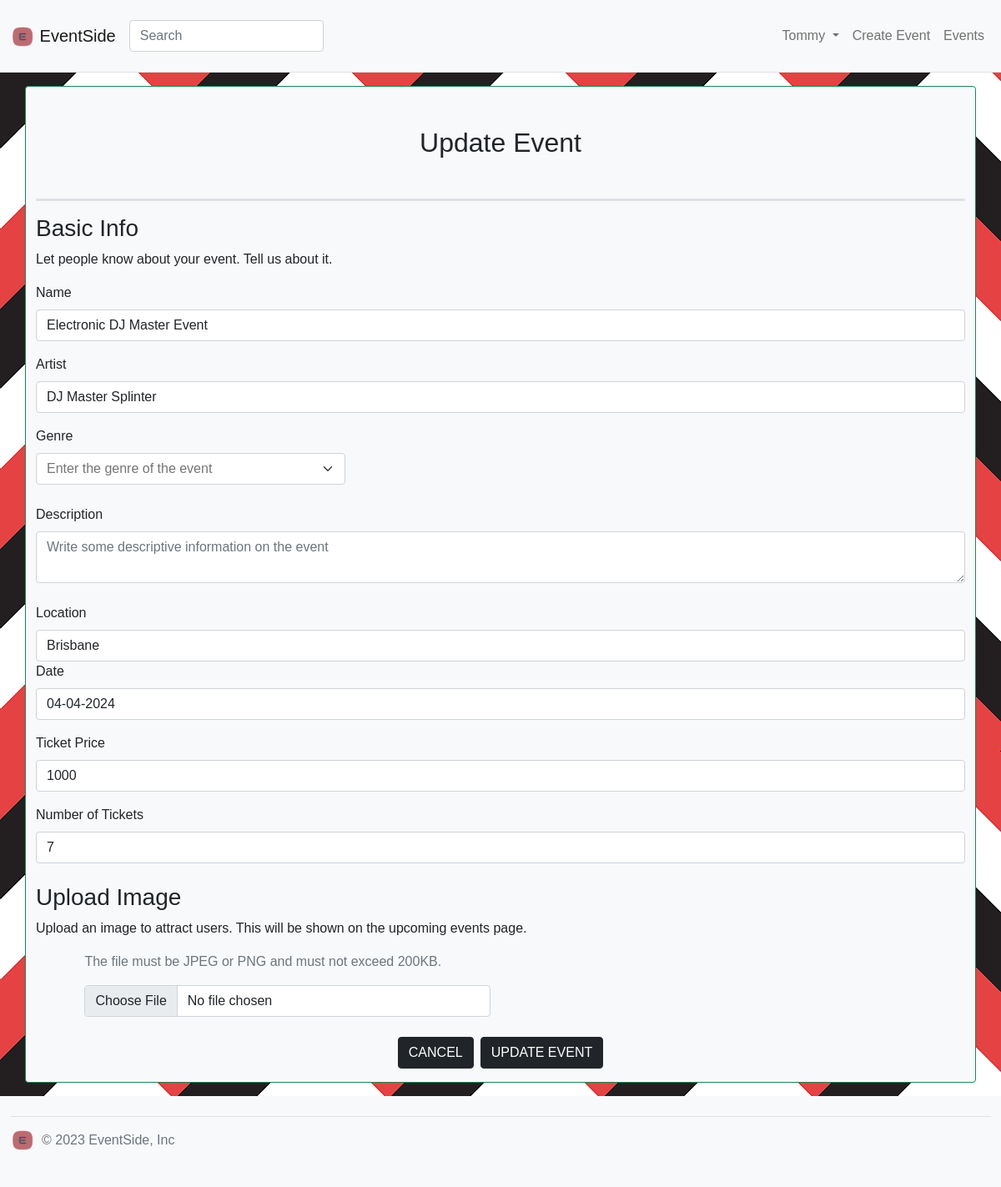
The page /events/update/1 (signed in) on the database its author committed.
### website/models.py (models this page shows)
class User(db.Model, UserMixin):
    __tablename__='users'
    id = db.Column(db.Integer, primary_key=True, unique=True)
    name = db.Column(db.String(100), index=True, nullable=False)
    emailid = db.Column(db.String(100), index=True, nullable=False, unique=True)
    password_hash = db.Column(db.String(255), nullable=False)
    contact_number = db.Column(db.String(11))
    comments = db.relationship('Comment', backref='user')

class Event(db.Model):
    __tablename__ = 'events'
    id = db.Column(db.Integer, primary_key=True)
    name = db.Column(db.String(80))
    description = db.Column(db.String(200))
    image = db.Column(db.String(400))
    location = db.Column(db.String(50))
    genre = db.Column(db.String(50))
    artist = db.Column(db.String(50))
    _status = db.Column('status', db.String(20), default="OPEN")
    date = db.Column(db.String(10))
    number_of_tickets = db.Column(db.Integer)
    ticket_price = db.Column(db.Integer)
    user_id = db.Column(db.Integer, db.ForeignKey('users.id'))
    comments = db.relationship('Comment', backref='event')
    @property
    def status(self):
        event_date = datetime.strptime(self.date, "%d-%m-%Y").date()
        today = datetime.now().date()
        if event_date < today:
            return "INACTIVE"
        return self._status
    @status.setter
    def status(self, value):
        self._status = value

### website/event.py (the view)
@bp.route('/update/<id>', methods=['GET', 'POST'])
@login_required
def update(id):
    event = Event.query.get_or_404(id)
    form = EventForm()
    if current_user.id != event.user_id:
        flash('You are not authorized to update this event', 'danger')
        return redirect(url_for('event.my_events'))
    if form.validate_on_submit():
        db_file_path = check_upload_file(form)
        event.name = form.name.data
        event.location = form.location.data
        event.genre = form.genre.data
        event.artist = form.artist.data
        event.date = form.date.data
        event.description = form.description.data
        event.image = db_file_path
        event.ticket_price = form.ticket_price.data
        event.number_of_tickets = form.number_of_tickets.data
        db.session.commit()
        flash('Event updated successfully', 'success')
        return redirect(url_for('event.show', id=id))
    else:
        flash('Failed to update event. Please check the form for errors.', 'danger')
    return render_template('updateEvent.html', form=form, event=event)

### website/__init__.py (called while the page is built)
def create_app():
    bootstrap = Bootstrap5(app)
    app.secret_key='wWW07KyIZIx2lDnaK5LYeHmtEXORydZa'
    app.config['SQLALCHEMY_DATABASE_URI']='sqlite:///eventdb.sqlite'
    db.init_app(app)
    login_manager = LoginManager()
    login_manager.login_view='auth.login'
    login_manager.init_app(app)
    from .models import User  # Importing here to avoid circular references
    @login_manager.user_loader
    def load_user(user_id):
        return User.query.get(int(user_id))
    from . import views
    app.register_blueprint(views.mainbp)
    from . import event
    app.register_blueprint(event.bp)
    from . import auth
    app.register_blueprint(auth.bp)
    return app

### website/templates/updateEvent.html (shortened to what this page needs)
{% extends 'base.html' %} {% import "bootstrap5/form.html" as wtf %} {% block content %}
<main>
  <div class="container bg-light rounded border border-dark-subtle border-success border-opacity-25 my-3">
    <h2 class="my-5 text-center">Update Event</h2>
    <div class="container mt-3 mb-3 border-bottom border-dark-subtle border-3 rounded-pill"></div>
    <form
      method="POST"
      form="form"
      action="{{ url_for('event.update', id=event.id) }}"
      enctype="multipart/form-data"
    >
      <div>
        <h3>Basic Info</h3>
        <p>Let people know about your event. Tell us about it.</p>
          <div class="mb-3">
            <div class="form-group">
              {{ form.name.label(class_="form-label label-custom") }} {{
              form.name(class_="form-control input-text", placeholder="Be clear
              and descriptive...", value=event.name) }}
            </div>
          </div>
          <div class="mb-3">
            {{ form.artist.label(class_="form-label label-custom") }} {{
            form.artist(class_="form-control input-text", placeholder="Specify
            the artist/s...", value=event.artist) }}
          </div>
          <div class="col-md-4 mb-3">
            {{ form.genre.label(class_="form-label label-custom") }} {{
            form.genre(class_="form-select input-text") }}
          </div>
          <div class="mt-4">
            {{ form.description.label(class_="form-label label-custom") }} {{
            form.description(class_="form-control input-text") }}
          </div>
      </div>
        <div class="mt-4">
          <div class="form-group">
            {{ form.location.label(class_="form-label label-custom") }} {{
            form.location(class_="form-control input-text", placeholder="Specify
            the location...", value=event.location) }}
          </div>
        </div>
        <div class="mb-3">
          <div class="form-group">
            {{ form.date.label(class_="form-label label-custom") }} {{
            form.date(class_="form-control input-text", placeholder="Specify the
            date...", value=event.date) }}
          </div>
        </div>
        <div class="mb-3">
          <div class="form-group">
            {{ form.ticket_price.label(class_="form-label label-custom") }} {{
            form.ticket_price(class_="form-control input-text",
            placeholder="Specify the ticket price...", value=event.ticket_price)
            }}
          </div>
        </div>
        <div class="mb-3">
          <div class="form-group">
            {{ form.number_of_tickets.label(class_="form-label label-custom") }}
            {{ form.number_of_tickets(class_="form-control input-text",
            placeholder="Specify the number of tickets...",
            value=event.number_of_tickets) }}
          </div>
        </div>
        <h3 class="mt-4">Upload Image</h3>
        <p>
          Upload an image to attract users. This will be shown on the upcoming
          events page.
        </p>
        <div class="container col-sm-11 mb-4">
          <div class="row mb-3 align-items-center">
            <div class="col-md-6">
              <p class="text-muted">
                The file must be JPEG or PNG and must not exceed 200KB.
              </p>
              {{ form.image(class_="form-control", aria_label="file example",
              value=event.image) }}
            </div>
          </div>
        </div>
      <div class="d-grid gap-2 d-flex justify-content-center">
        <a href="{{ url_for('event.show', id=event.id) }}" class="btn btn-dark btn-md">CANCEL</a>
        <input type="submit" class="btn btn-dark btn-md" value="UPDATE EVENT" />
      </div>
    </form>
  </div>
</main>
{% endblock %}

### website/templates/base.html (shortened to what this page needs)
<html>
  <head>
    <link
      href="https://cdn.jsdelivr.net/npm/bootstrap@5.0.0-beta3/dist/css/bootstrap.min.css"
      rel="stylesheet"
    />
    <link rel="stylesheet" type="text/css" href="../static/css/style.css" />
  </head>
  <body>
    <header class="bg-light border-bottom">
      <nav class="navbar navbar-expand-lg navbar-light bg-light">
        <div class="container-fluid">
          <a class="navbar-brand" href="/">
            <img
              src="/static/images/EventSideIMG.png"
              alt="Logo"
              width="30"
              height="24"
              class="d-inline-block align-text-top"
            />
            EventSide
          </a>
          <form
            class="form-inline pt-3"
            action="{{ url_for('main.search') }}"
            method="GET"
          >
            <input
              class="form-control"
              type="search"
              name="search"
              placeholder="Search"
              aria-label="Search"
            />
          </form>
          <div
            class="collapse navbar-collapse justify-content-end"
            id="navbarSupportedContent"
          >
            <div class="navbar-nav ml-auto">
              {% if current_user.is_authenticated %}
              <div class="nav-item dropdown">
                <a
                  class="nav-link dropdown-toggle"
                  href="#"
                  id="navbarDropdown"
                  role="button"
                  data-bs-toggle="dropdown"
                  aria-expanded="false"
                >
                  {{ current_user.name }}
                </a>
              </div>
              <a class="nav-item nav-link" href="{{ url_for('event.create') }}"
                >Create Event</a
              >
              {% endif %}
              <a class="nav-item nav-link" href="{{ url_for('main.index') }}"
                >Events</a
              >
            </div>
          </div>
        </div>
      </nav>
    </header>
    {% block content %} {% endblock %}
    <div class="container-fluid bg-light pb-1 ">
      <footer
        class="d-flex flex-wrap justify-content-between align-items-center py-3 my-4 border-top w-100"
      >
        <div class="col-md-4 d-flex align-items-center">
          <a
            href="/"
            class="mb-3 me-2 mb-md-0 text-muted text-decoration-none lh-1"
          >
            <img
              src="../static/images/EventSideIMG.png"
              alt="Logo"
              width="30"
              height="24"
              class="d-inline-block align-text-top"
            />
          </a>
          <span class="mb-3 mb-md-0 text-muted">© 2023 EventSide, Inc</span>
        </div>
      </footer>
    </div>
  </body>
</html>

### website/static/css/style.css (style rules this page uses)
body { background-image: url(../images/backgroundpattern.png); font-family: "Arial", sans-serif; min-height: 100vh; display: flex; flex-direction: column; }

### rows shown on the page
User: name "Tommy"
Event: name "Electronic DJ Master Event", artist "DJ Master Splinter", location "Brisbane", date "04-04-2024", ticket_price "1000", number_of_tickets "7"
